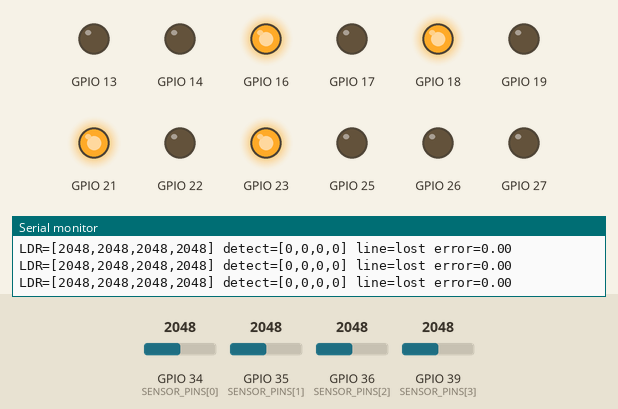
Recording of a program running on a simulated ESP32. On the bench: output pins drawn as LEDs (lit = HIGH), the last lines printed to the serial monitor. Inputs (shaded band) come from the test bench; at power-on: GPIO 34 (SENSOR_PINS[0]) = 2048, GPIO 35 (SENSOR_PINS[1]) = 2048, GPIO 39 (SENSOR_PINS[3]) = 2048, GPIO 36 (SENSOR_PINS[2]) = 2048 (analog values on the 0–4095 scale).

Above: at 1.2 s.
1.3 s: GPIO 34 (SENSOR_PINS[0]) set to 1857
2.8 s: GPIO 34 (SENSOR_PINS[0]) set to 1735
At 3.7 s:
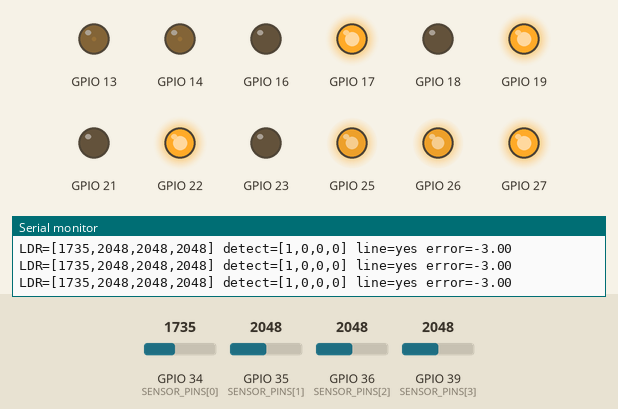
4.3 s: GPIO 35 (SENSOR_PINS[1]) set to 1830
5.8 s: GPIO 35 (SENSOR_PINS[1]) set to 1747
At 6.4 s:
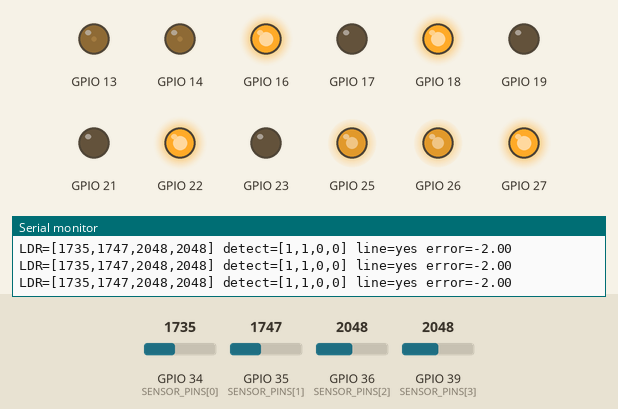
7.3 s: GPIO 39 (SENSOR_PINS[3]) set to 1833
8.8 s: GPIO 39 (SENSOR_PINS[3]) set to 1726
At 9.8 s:
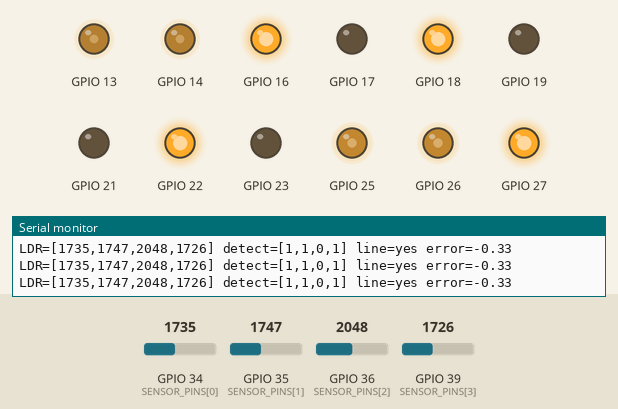
Timing chart, 0 to 11.3 s (numbered marks = the images above; inputs shaded):
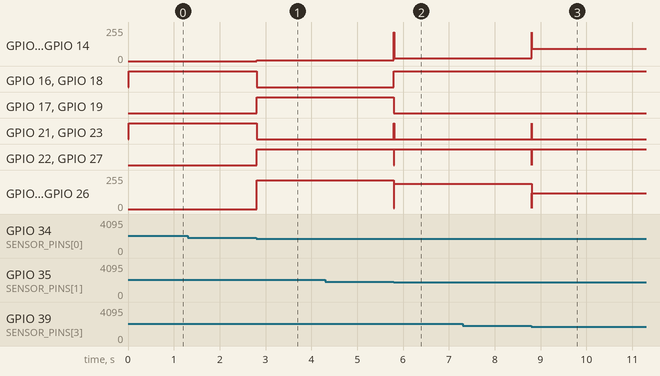

The program:

main.cpp
```cpp
#include <Arduino.h>
#include "robot_config.h"

namespace {
const MotorPins kMotors[4] = {MOTOR_FRONT_LEFT, MOTOR_REAR_LEFT, MOTOR_FRONT_RIGHT, MOTOR_REAR_RIGHT};
int sensorValues[4] = {0, 0, 0, 0};
bool lineDetected[4] = {false, false, false, false};
float lastError = 0.0f, integral = 0.0f, lastLineSide = 0.0f;
uint32_t lastControlMs = 0, lastLogMs = 0;

int clampPwm(int value) { return constrain(value, -PWM_MAX, PWM_MAX); }
void setMotor(const MotorPins &motor, int speed) {
  speed = clampPwm(speed);
  if (motor.inverted) speed = -speed;
  digitalWrite(motor.in1, speed >= 0 ? HIGH : LOW);
  digitalWrite(motor.in2, speed >= 0 ? LOW : HIGH);
  ledcWrite(motor.pwm, static_cast<uint32_t>(abs(speed)));
}
void setSideSpeeds(int left, int right) {
  setMotor(MOTOR_FRONT_LEFT, left); setMotor(MOTOR_REAR_LEFT, left);
  setMotor(MOTOR_FRONT_RIGHT, right); setMotor(MOTOR_REAR_RIGHT, right);
}
void stopMotors() {
  for (const MotorPins &m : kMotors) {
    digitalWrite(m.in1, LOW); digitalWrite(m.in2, LOW); ledcWrite(m.pwm, 0);
  }
}
void readSensors() {
  for (size_t i = 0; i < 4; ++i) {
    sensorValues[i] = analogRead(SENSOR_PINS[i]);
    const bool high = sensorValues[i] >= SENSOR_THRESHOLD;
    lineDetected[i] = LINE_IS_DARK ? !high : high;
  }
}
bool estimateLinePosition(float &position) {
  constexpr float weights[4] = {-3.0f, -1.0f, 1.0f, 3.0f};
  float sum = 0.0f, count = 0.0f;
  for (size_t i = 0; i < 4; ++i) if (lineDetected[i]) { sum += weights[i]; count += 1.0f; }
  if (count == 0.0f) return false;
  position = sum / count;
  if (position < -0.25f) lastLineSide = -1.0f;
  if (position > 0.25f) lastLineSide = 1.0f;
  return true;
}
void logSensors(bool hasLine, float error) {
  const uint32_t now = millis();
  if (now - lastLogMs < SENSOR_LOG_INTERVAL_MS) return;
  lastLogMs = now;
  Serial.printf("LDR=[%d,%d,%d,%d] detect=[%d,%d,%d,%d] line=%s error=%.2f\n",
    sensorValues[0], sensorValues[1], sensorValues[2], sensorValues[3],
    lineDetected[0], lineDetected[1], lineDetected[2], lineDetected[3], hasLine ? "yes" : "lost", error);
}
void controlStep() {
  readSensors(); float error = 0.0f;
  const bool hasLine = estimateLinePosition(error); logSensors(hasLine, error);
  if (!hasLine) {
    integral = 0.0f; const int search = static_cast<int>(SEARCH_SPEED * lastLineSide);
    setSideSpeeds(-search, search); return;
  }
  const float dt = CONTROL_PERIOD_MS / 1000.0f;
  integral = constrain(integral + error * dt, -INTEGRAL_LIMIT, INTEGRAL_LIMIT);
  const float derivative = (error - lastError) / dt; lastError = error;
  const float correction = constrain(KP * error + KI * integral + KD * derivative,
                                    -static_cast<float>(MAX_CORRECTION), static_cast<float>(MAX_CORRECTION));
  // A line to the right means turn right: speed up the left wheels.
  setSideSpeeds(clampPwm(BASE_SPEED + static_cast<int>(correction)),
                clampPwm(BASE_SPEED - static_cast<int>(correction)));
}
void initializeMotor(const MotorPins &m) {
  pinMode(m.in1, OUTPUT); pinMode(m.in2, OUTPUT);
  digitalWrite(m.in1, LOW); digitalWrite(m.in2, LOW);
  if (!ledcAttach(m.pwm, PWM_FREQUENCY_HZ, PWM_RESOLUTION_BITS)) {
    Serial.printf("PWM setup failed on GPIO %u\n", m.pwm);
    while (true) { stopMotors(); delay(1000); }
  }
  ledcWrite(m.pwm, 0);
}
} // namespace

void setup() {
  Serial.begin(115200); analogReadResolution(12);
  for (uint8_t pin : SENSOR_PINS) pinMode(pin, INPUT);
  for (const MotorPins &m : kMotors) initializeMotor(m);
  stopMotors();
  Serial.println("ESP32 4WD line follower ready; lift wheels during initial checks.");
  lastControlMs = millis();
}
void loop() {
  const uint32_t now = millis();
  if (now - lastControlMs >= CONTROL_PERIOD_MS) { lastControlMs = now; controlStep(); }
}
```

robot_config.h
```cpp
#pragma once

#include <Arduino.h>

// ESP32 DevKit / ESP32-WROOM-32; two L298N boards; four analog LDR outputs.
struct MotorPins { uint8_t pwm; uint8_t in1; uint8_t in2; bool inverted; };

constexpr MotorPins MOTOR_FRONT_LEFT  {13, 16, 17, false};
constexpr MotorPins MOTOR_REAR_LEFT   {14, 18, 19, false};
constexpr MotorPins MOTOR_FRONT_RIGHT {25, 21, 22, true};
constexpr MotorPins MOTOR_REAR_RIGHT  {26, 23, 27, true};
constexpr uint8_t SENSOR_PINS[4] = {34, 35, 36, 39}; // left to right

constexpr int SENSOR_THRESHOLD = 1800; // calibrate from serial readings
constexpr bool LINE_IS_DARK = true;
constexpr uint32_t PWM_FREQUENCY_HZ = 18000;
constexpr uint8_t PWM_RESOLUTION_BITS = 8;
constexpr int PWM_MAX = 255;
constexpr int BASE_SPEED = 105;
constexpr int MAX_CORRECTION = 110;
constexpr int SEARCH_SPEED = 80;
constexpr float KP = 42.0f;
constexpr float KI = 0.0f;
constexpr float KD = 18.0f;
constexpr float INTEGRAL_LIMIT = 1.5f;
constexpr uint32_t SENSOR_LOG_INTERVAL_MS = 150;
constexpr uint32_t CONTROL_PERIOD_MS = 10;
```

Measured:
- the behaviour switches between 1800 and 1799 on GPIO 34 (SENSOR_PINS[0]) (found by bisection; images 0 and 1)
- the behaviour switches between 1800 and 1799 on GPIO 35 (SENSOR_PINS[1]) (found by bisection; images 1 and 2)
- the behaviour switches between 1800 and 1799 on GPIO 39 (SENSOR_PINS[3]) (found by bisection; images 2 and 3)
- after the input at 2.8 s, GPIO 13, GPIO 14: 0/255 → 5/255 at once; GPIO 16, GPIO 18, GPIO 21, GPIO 23: HIGH → LOW at once; GPIO 17, GPIO 19, GPIO 22, GPIO 27: LOW → HIGH at once; GPIO 25, GPIO 26: 0/255 → 214/255 at once
- after the input at 5.8 s, GPIO 13, GPIO 14: 5/255 → 21/255 at once; GPIO 16, GPIO 18: LOW → HIGH at once; GPIO 17, GPIO 19: HIGH → LOW at once; GPIO 21, GPIO 23: LOW → HIGH at once, → LOW 0.01 s later; GPIO 22, GPIO 27: HIGH → LOW at once, → HIGH 0.01 s later
- after the input at 8.8 s, GPIO 13, GPIO 14: 21/255 → 91/255 at once; GPIO 21, GPIO 23: LOW → HIGH at once, → LOW 0.01 s later; GPIO 22, GPIO 27: HIGH → LOW at once, → HIGH 0.01 s later; GPIO 25, GPIO 26: 188/255 → 119/255 at once
